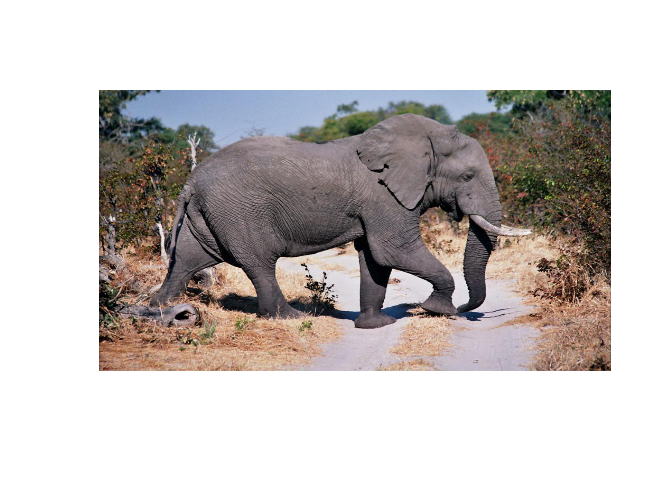
#> input picture 3.CV_DeepLearing/elephant.png, 672 x 480 px, found by its file name
$ jupyter execute OpenCV_Scaling_Crop.ipynb
#> lines starting #> are read from the running program, lines starting #| are printed output that depends on the picture
# Resize

[cell 1]
import cv2
from google.colab.patches import cv2_imshow
filename = "elephant.png"
img = cv2.imread(filename)
#> img is the input picture: shape (480, 672, 3); mean B, G, R 191.7, 193.8, 199.3

print(img.shape)
#| (480, 672, 3)
w,h = int(img.shape[1]/4),int(img.shape[0]/4)
#> w = 168; h = 120

img_new = cv2.resize(img,(w,h))
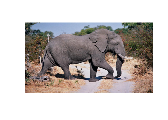
#> img_new: shape (120, 168, 3); mean B, G, R 191.6, 193.8, 199.4

print(img_new.shape)
#| (120, 168, 3)

cv2_imshow(img)
cv2_imshow(img_new)

[cell 2]
# Crop : 가로·세로 주의
img[400:480, 150:200].shape
cv2_imshow(img[50:100,350:400 ] )
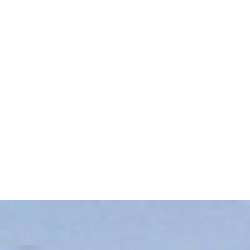
#> shown: shape (50, 50, 3) (shown 5 times larger); mean B, G, R 247.6, 241.3, 237.4
